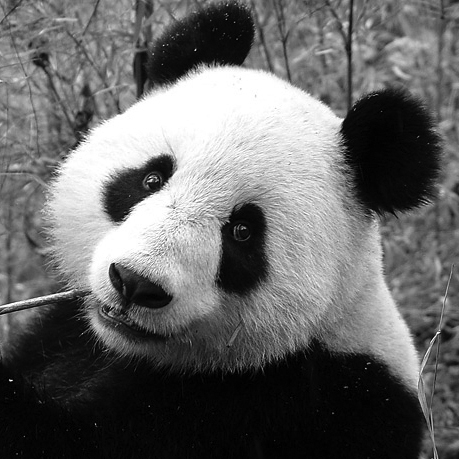
#> input picture part-2/image/panda.jpg, 459 x 459 px
$ python gray_to_negative_short.py
#> lines starting #> are read from the running program, lines starting #| are printed output that depends on the picture
import matplotlib.pyplot as plt

img = plt.imread('image/panda.jpg')
#> img is the input picture: shape (459, 459); min 0, max 255, mean 103.2

plt.imshow(255 - img, cmap="gray")
plt.show()
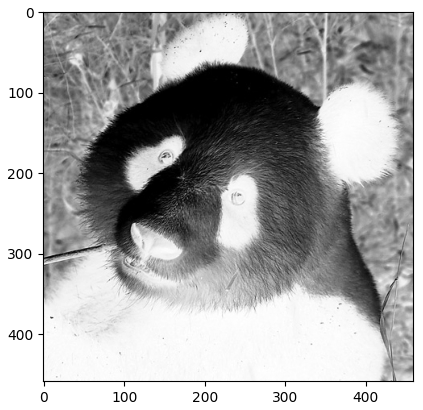
#> figure drawn by matplotlib, 1 panel

$ run again, with part-2/image/circuitboard.jpg copied over part-2/image/panda.jpg
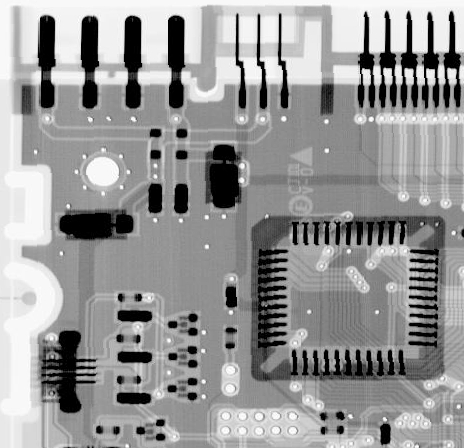
#> input picture part-2/image/circuitboard.jpg, 464 x 448 px
#> img is the input picture: shape (448, 464); min 0, max 255, mean 150.8
#> `plt.show()`:
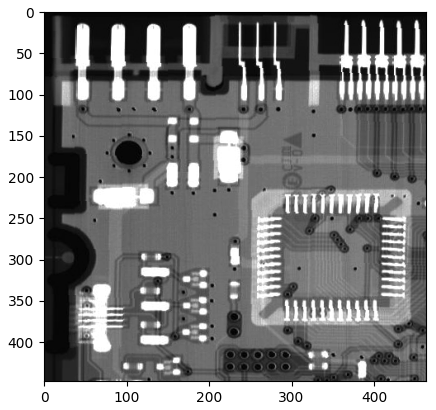
#> figure drawn by matplotlib, 1 panel

$ run again, with part-2/image/girl.jpg copied over part-2/image/panda.jpg
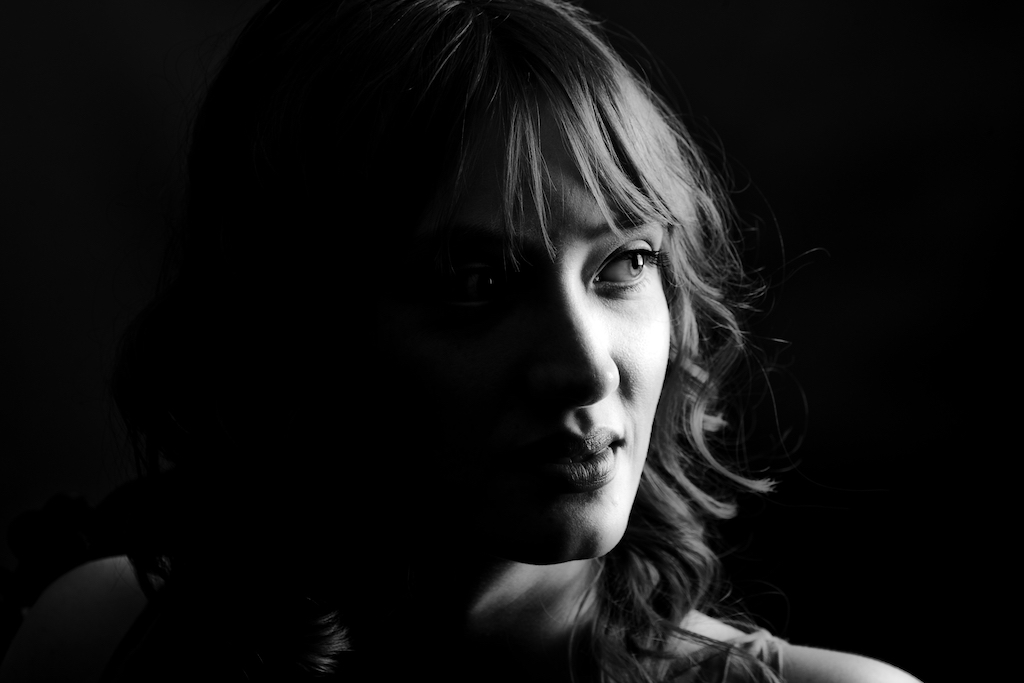
#> input picture part-2/image/girl.jpg, 1024 x 683 px
#> img is the input picture: shape (683, 1024); min 0, max 255, mean 18.1
#> `plt.show()`:
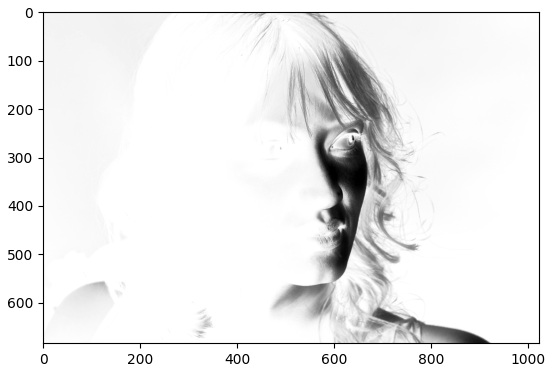
#> figure drawn by matplotlib, 1 panel
